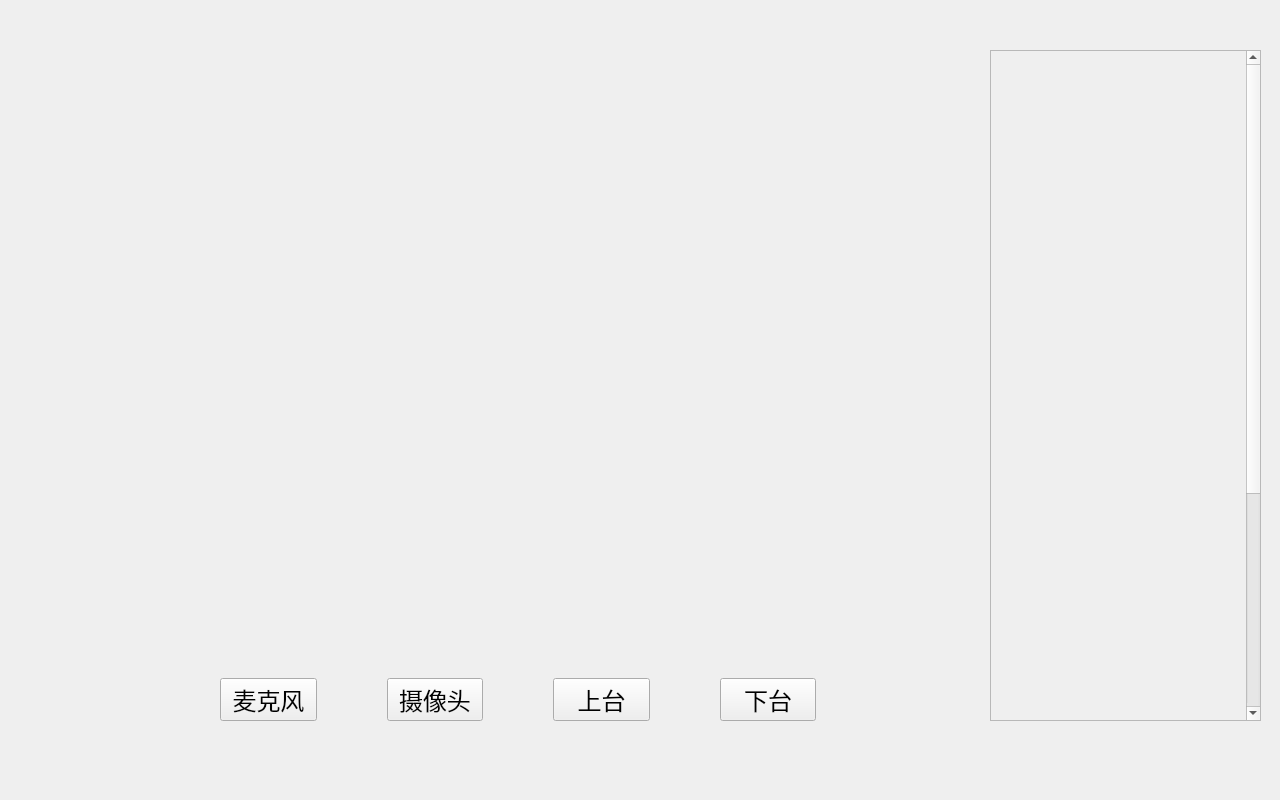
<?xml version="1.0" encoding="UTF-8"?>
<ui version="4.0">
 <class>MainWindow</class>
 <widget class="QMainWindow" name="MainWindow">
  <property name="geometry">
   <rect>
    <x>0</x>
    <y>0</y>
    <width>1280</width>
    <height>800</height>
   </rect>
  </property>
  <property name="minimumSize">
   <size>
    <width>1280</width>
    <height>800</height>
   </size>
  </property>
  <property name="maximumSize">
   <size>
    <width>1280</width>
    <height>800</height>
   </size>
  </property>
  <property name="windowTitle">
   <string>MainWindow</string>
  </property>
  <widget class="QWidget" name="centralwidget">
   <widget class="QWidget" name="gridLayoutWidget">
    <property name="geometry">
     <rect>
      <x>40</x>
      <y>50</y>
      <width>891</width>
      <height>561</height>
     </rect>
    </property>
    <layout class="QGridLayout" name="gridLayout">
     <item row="0" column="0">
      <widget class="QLabel" name="label">
       <property name="text">
        <string/>
       </property>
      </widget>
     </item>
    </layout>
   </widget>
   <widget class="QWidget" name="gridLayoutWidget_2">
    <property name="geometry">
     <rect>
      <x>220</x>
      <y>660</y>
      <width>596</width>
      <height>80</height>
     </rect>
    </property>
    <layout class="QGridLayout" name="gridLayout_2" rowstretch="0">
     <property name="horizontalSpacing">
      <number>70</number>
     </property>
     <item row="0" column="1">
      <widget class="QPushButton" name="pushButton_2">
       <property name="font">
        <font>
         <family>Arial</family>
         <pointsize>18</pointsize>
        </font>
       </property>
       <property name="text">
        <string>摄像头</string>
       </property>
       <property name="autoDefault">
        <bool>false</bool>
       </property>
       <property name="default">
        <bool>false</bool>
       </property>
       <property name="flat">
        <bool>false</bool>
       </property>
      </widget>
     </item>
     <item row="0" column="2">
      <widget class="QPushButton" name="pushButton_3">
       <property name="font">
        <font>
         <family>Arial</family>
         <pointsize>18</pointsize>
        </font>
       </property>
       <property name="text">
        <string>上台</string>
       </property>
       <property name="autoDefault">
        <bool>false</bool>
       </property>
       <property name="default">
        <bool>false</bool>
       </property>
       <property name="flat">
        <bool>false</bool>
       </property>
      </widget>
     </item>
     <item row="0" column="0">
      <widget class="QPushButton" name="pushButton">
       <property name="font">
        <font>
         <family>Arial</family>
         <pointsize>18</pointsize>
        </font>
       </property>
       <property name="text">
        <string>麦克风</string>
       </property>
       <property name="autoDefault">
        <bool>false</bool>
       </property>
       <property name="default">
        <bool>false</bool>
       </property>
       <property name="flat">
        <bool>false</bool>
       </property>
      </widget>
     </item>
     <item row="0" column="3">
      <widget class="QPushButton" name="pushButton_4">
       <property name="font">
        <font>
         <family>Arial</family>
         <pointsize>18</pointsize>
        </font>
       </property>
       <property name="text">
        <string>下台</string>
       </property>
       <property name="autoDefault">
        <bool>false</bool>
       </property>
       <property name="default">
        <bool>false</bool>
       </property>
       <property name="flat">
        <bool>false</bool>
       </property>
      </widget>
     </item>
    </layout>
   </widget>
   <widget class="QScrollArea" name="scrollArea">
    <property name="geometry">
     <rect>
      <x>990</x>
      <y>50</y>
      <width>271</width>
      <height>671</height>
     </rect>
    </property>
    <property name="verticalScrollBarPolicy">
     <enum>Qt::ScrollBarAlwaysOn</enum>
    </property>
    <property name="horizontalScrollBarPolicy">
     <enum>Qt::ScrollBarAlwaysOff</enum>
    </property>
    <property name="widgetResizable">
     <bool>false</bool>
    </property>
    <widget class="QWidget" name="scrollAreaWidgetContents">
     <property name="geometry">
      <rect>
       <x>0</x>
       <y>0</y>
       <width>271</width>
       <height>1000</height>
      </rect>
     </property>
     <widget class="QWidget" name="verticalLayoutWidget">
      <property name="geometry">
       <rect>
        <x>-1</x>
        <y>-1</y>
        <width>271</width>
        <height>1001</height>
       </rect>
      </property>
      <layout class="QVBoxLayout" name="verticalLayout"/>
     </widget>
    </widget>
   </widget>
  </widget>
 </widget>
 <resources/>
 <connections/>
</ui>
